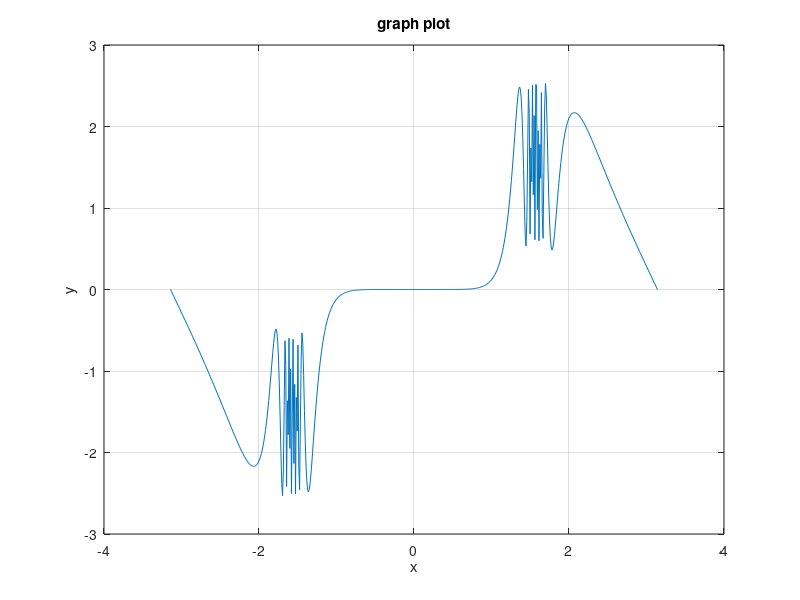

Source code (MATLAB):
clc;
close all;
clear;
x=-pi:pi/300:pi;
y=tan(sin(x))-sin(tan(x));
plot(x,y)
grid on;
xlabel('x');
ylabel('y');
title('graph plot');

